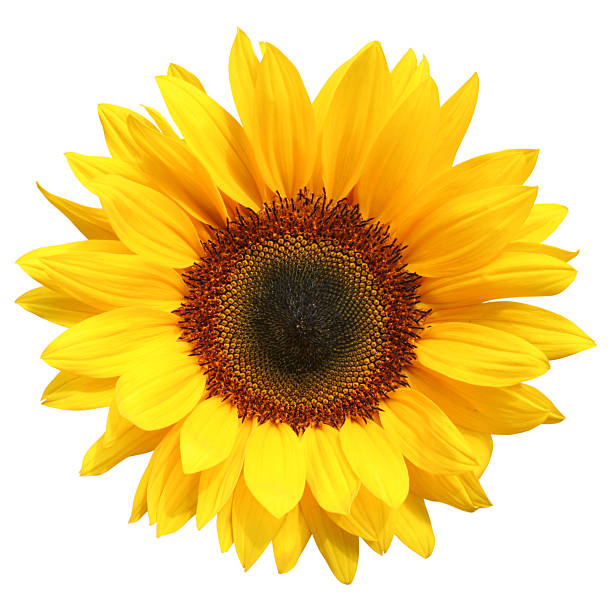
#> input picture opencv/sun.jpg, 612 x 612 px
$ jupyter execute --allow-errors opencv2.ipynb   (shell and % lines are left out)
#> lines starting #> are read from the running program, lines starting #| are printed output that depends on the picture; after the words box and inside, x2 and y2 are one past the last pixel; in counts of white or black regions, pixels touching at a corner belong together
[cell 1]
import numpy as np
import matplotlib.pyplot as plt
import cv2

# Read in the image
image = cv2.imread('sun.jpg')
#> image is the input picture: shape (612, 612, 3); mean B, G, R 123.9, 204.7, 234

# Change color to RGB (from BGR)
image = cv2.cvtColor(image, cv2.COLOR_BGR2RGB)

# Convert the image to grayscale for processing
gray = cv2.cvtColor(image, cv2.COLOR_RGB2GRAY)

plt.imshow(gray, cmap='gray')

[cell 2]
import numpy as np
import matplotlib.pyplot as plt
import cv2


# Read in the image
image = cv2.imread('dog.jpeg')

# Change color to RGB (from BGR)
#> (the rest of this cell did not finish here and is left out)

[cell 3]
# Gaussian Filtering
import cv2
import numpy as np
from matplotlib import pyplot as plt
img = cv2.imread('sun.jpg')

# Change color to RGB (from BGR)
image = cv2.cvtColor(img, cv2.COLOR_BGR2RGB)

# Convert the image to grayscale for processing
gray = cv2.cvtColor(image, cv2.COLOR_RGB2GRAY)

# gray = cv2.cvtColor(image, cv2.COLOR_RGB2GRAY)
blur = cv2.GaussianBlur(gray,(3,3),1) # 3,3 kernel


plt.subplot(121)
plt.imshow(gray, cmap='gray')
plt.title('Original')
plt.xticks([]), plt.yticks([])

plt.subplot(122)
plt.imshow(blur, cmap='gray')
plt.title('Blurred')
plt.xticks([]), plt.yticks([])
plt.show()
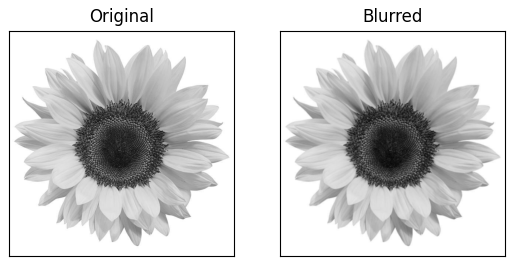
#> figure drawn by matplotlib, 2 panels

[cell 4]
# Gaussian Filtering
import cv2
import numpy as np
from matplotlib import pyplot as plt
img = cv2.imread('download.jpg')
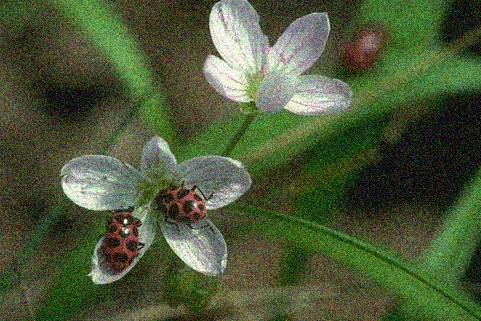
#> input picture opencv/download.jpg, 481 x 321 px
#> img is the input picture: shape (321, 481, 3); mean B, G, R 56.7, 89.2, 76.5

# Change color to RGB (from BGR)
image = cv2.cvtColor(img, cv2.COLOR_BGR2RGB)
#> image: shape (321, 481, 3)

# Convert the image to grayscale for processing
gray = cv2.cvtColor(image, cv2.COLOR_RGB2GRAY)
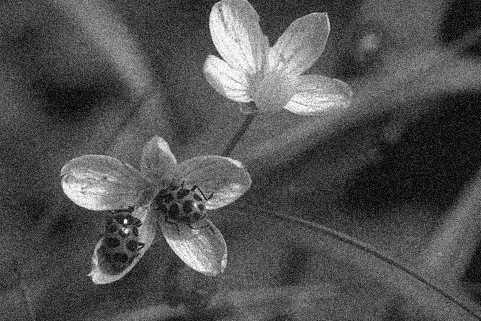
#> gray: shape (321, 481); min 0, max 255, mean 81.7

# gray = cv2.cvtColor(image, cv2.COLOR_RGB2GRAY)
blur = cv2.GaussianBlur(image,(3,3),4) # 3,3 kernel
#> blur: shape (321, 481, 3)


plt.subplot(121)
plt.imshow(image)
plt.title('Original')
plt.xticks([]), plt.yticks([])

plt.subplot(122)
plt.imshow(blur, cmap='gray')
plt.title('Blurred')
plt.xticks([]), plt.yticks([])
plt.show()

#> (a cell that did not finish here is left out)

[cell 6]
# Median Filtering
import cv2
import numpy as np
from matplotlib import pyplot as plt
img = cv2.imread('sun.jpg')
# Change color to RGB (from BGR)
image = cv2.cvtColor(img, cv2.COLOR_BGR2RGB)

# Convert the image to grayscale for processing
gray = cv2.cvtColor(image, cv2.COLOR_RGB2GRAY)

# gray = cv2.cvtColor(image, cv2.COLOR_RGB2GRAY)
# blur = cv2.GaussianBlur(gray,(5,5),0)
median = cv2.medianBlur(gray,11)
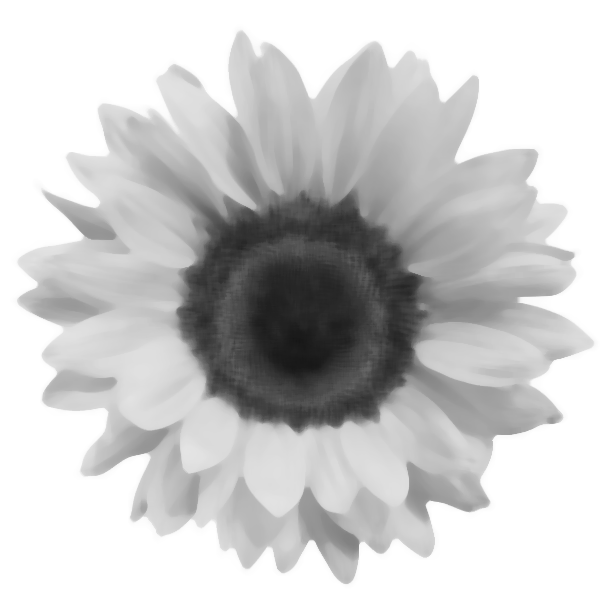
#> median: shape (612, 612); min 22, max 255, mean 204.4

plt.subplot(121)
plt.imshow(gray,cmap='gray')
plt.title('Original')
plt.xticks([]), plt.yticks([])
plt.subplot(122)
plt.imshow(median,cmap='gray')
plt.title('Blurred')
plt.xticks([])
plt.yticks([])
plt.show()

#> (a cell that did not finish here is left out)

[cell 8]
# bilateralFilter
import cv2
import numpy as np
from matplotlib import pyplot as plt
img = cv2.imread('sun.jpg')

image = cv2.cvtColor(img, cv2.COLOR_BGR2RGB)
gray = cv2.cvtColor(image, cv2.COLOR_RGB2GRAY)

blur = cv2.bilateralFilter(gray,5,0,0)

plt.subplot(121)
plt.imshow(gray,cmap='gray')
plt.title('Original')
plt.xticks([]), plt.yticks([])
plt.subplot(122)
plt.imshow(blur,cmap='gray')
plt.title('Blurred')
plt.xticks([]), plt.yticks([])
plt.show()

[cell 9]
# bilateralFilter
import cv2
import numpy as np
from matplotlib import pyplot as plt
img = cv2.imread('download.jpg')

image = cv2.cvtColor(img, cv2.COLOR_BGR2RGB)
gray = cv2.cvtColor(image, cv2.COLOR_RGB2GRAY)

blur = cv2.bilateralFilter(image,5,0,0)# 3 bhaneko kernel 0 bhaneko gray euta bhaneko canny

plt.subplot(121)
plt.imshow(image)
plt.title('Original')
plt.xticks([]), plt.yticks([])
plt.subplot(122)
plt.imshow(blur,cmap='gray')
plt.title('Blurred')
plt.xticks([]), plt.yticks([])
plt.show()

#> (a cell that did not finish here is left out)

[cell 11]
import cv2
import numpy as np
from matplotlib import pyplot as plt
img = cv2.imread('sun.jpg')

image = cv2.cvtColor(img, cv2.COLOR_BGR2RGB)
gray = cv2.cvtColor(image, cv2.COLOR_RGB2GRAY)
sobel_y = 1/4*np.array([[-1,2,-1],
                   [ 0, 1, 0],
                   [ -1, 2, 1]])


# Filter the image using filter2D, which has inputs: (grayscale image, bit-depth, kernel)
filtered_image = cv2.filter2D(gray, -1, sobel_y)# aafai create gareko kernel filter2d ma aafai banako kernel -1 bhaneeko aafai bannako kernel hai bhaneko
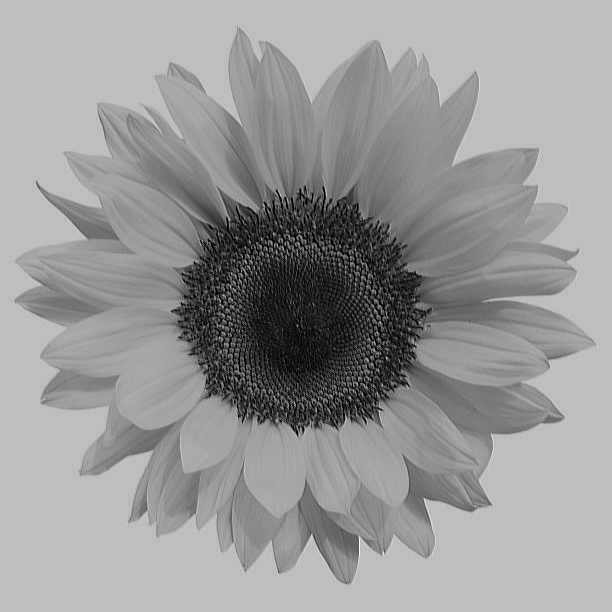
#> filtered_image: shape (612, 612); min 0, max 255, mean 153.1
plt.imshow(filtered_image,cmap='gray')

[cell 12]
import cv2
import numpy as np
from matplotlib import pyplot as plt

img = cv2.imread('sun.jpg',1)
image = cv2.cvtColor(img, cv2.COLOR_BGR2RGB)
gray = cv2.cvtColor(image, cv2.COLOR_RGB2GRAY)
edges = cv2.Canny(img,200,250) # high pass filter  200 dekhi 220 ma jada color gradient intensithy mana
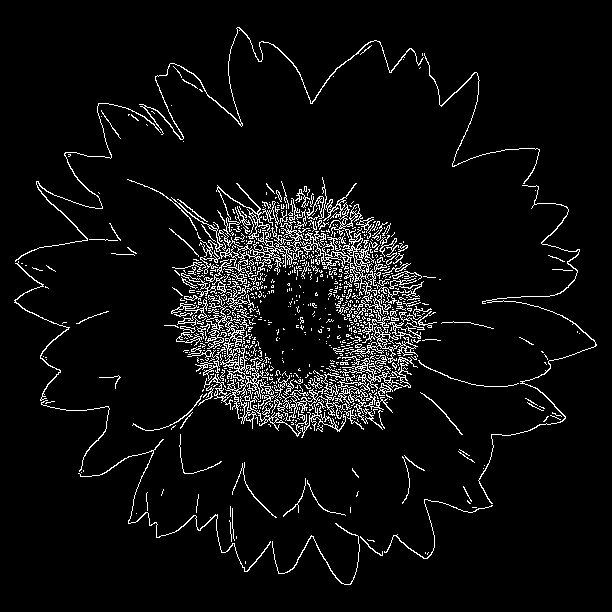
#> edges: shape (612, 612); 5.7% white in thin lines or dots, all inside (x1, y1, x2, y2) = (14, 27, 597, 585)

plt.subplot(121),plt.imshow(img,cmap = 'gray')
plt.title('Original Image'), plt.xticks([]), plt.yticks([])
plt.subplot(122),plt.imshow(edges,cmap = 'gray')
plt.title('Edge Image'), plt.xticks([]), plt.yticks([])
plt.show()
#> figure, not shown here; B, G, R data is drawn as R, G, B

[cell 13]
plt.imshow(edges-1,cmap = 'gray')
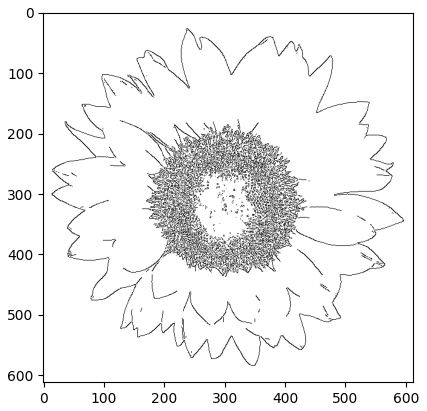
#> figure drawn by matplotlib, 1 panel

[cell 14]
# Creating a Filter, Edge Detection
import matplotlib.pyplot as plt
import matplotlib.image as mpimg
import cv2
import numpy as np
# Reading a image
image = mpimg.imread('sun.jpg')
# plt.imshow(image)
gray = cv2.cvtColor(image, cv2.COLOR_RGB2GRAY)
# plt.imshow(gray, cmap='gray')
# Create a custom kernel
# 3x3 array for edge detection
sobel_y = np.array([[0,0,0],
                   [ 0, -4, 0],
                   [ 1, 2, 1]])


# Filter the image using filter2D, which has inputs: (grayscale image, bit-depth, kernel)
filtered_image = cv2.filter2D(gray, -1, sobel_y)

plt.imshow(filtered_image, cmap='gray')

#> (a cell that did not finish here is left out)

[cell 16]
import numpy as np
import matplotlib.pyplot as plt
import cv2

# %matplotlib inline
image = cv2.imread('sun.jpg')
# Make a copy of the image
# image_copy = np.copy(image)

# Change color to RGB (from BGR)
image_copy = cv2.cvtColor(image, cv2.COLOR_BGR2RGB)
# Convert to grayscale for filtering
gray = cv2.cvtColor(image, cv2.COLOR_RGB2GRAY)
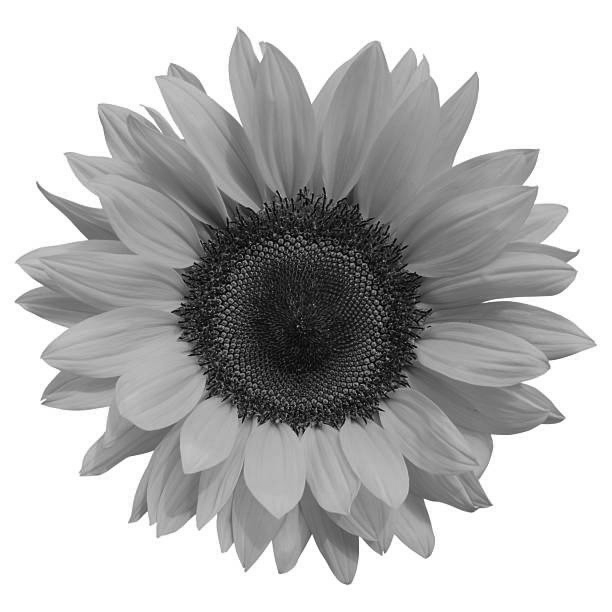
#> gray: shape (612, 612); min 0, max 255, mean 183.8

# Create a Gaussian blurred image
gray_blur = cv2.GaussianBlur(gray, (3, 3), 0)
f, (ax1, ax2) = plt.subplots(1, 2, figsize=(20,10))
print(f)
ax1.set_title('original gray')
ax1.imshow(gray, cmap='gray')
ax2.set_title('blurred image')
ax2.imshow(gray_blur, cmap='gray')

[cell 17]
import numpy as np
import matplotlib.pyplot as plt
import cv2


# Read in the image
image = cv2.imread('dog.jpeg')

# Change color to RGB (from BGR)
#> (the rest of this cell did not finish here and is left out)

[cell 18]
import numpy as np
import matplotlib.pyplot as plt
import cv2


# Read in the image
image = cv2.imread('dog.jpeg')

# Change color to RGB (from BGR)
#> (the rest of this cell did not finish here and is left out)

[cell 19]
import cv2
import numpy as np

image = cv2.imread('aayush.jpg')
#> (the rest of this cell did not finish here and is left out)

[cell 20]
import cv2
import numpy as np
from matplotlib import pyplot as plt

img = cv2.imread('dog.jpeg',0)
# edges = cv2.Canny(img,20,100)
sobel_y = np.array([[-1,-2,-1],
                   [ 0, 0, 0],
                   [ 1, 2, 1]])


# Filter the image using filter2D, which has inputs: (grayscale image, bit-depth, kernel)
filtered_image = cv2.filter2D(gray, -1, sobel_y)
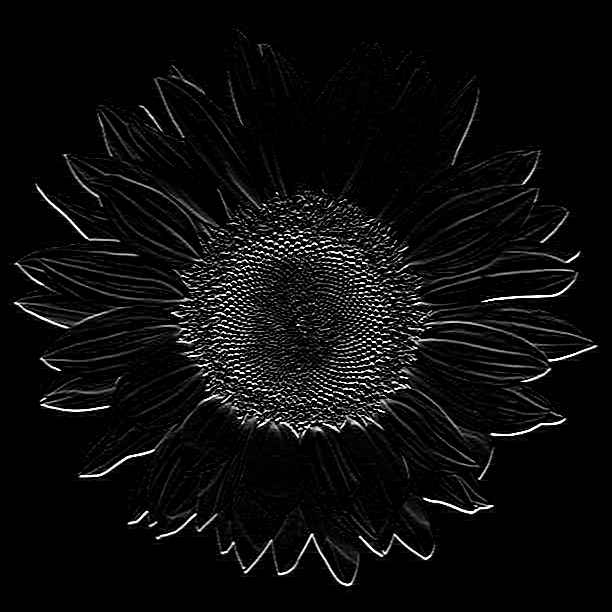
#> filtered_image: shape (612, 612); min 0, max 255, mean 12
#> (the rest of this cell did not finish here and is left out)

[cell 21]
import cv2
from matplotlib import pyplot as plt

img = cv2.imread("multi_faces.jpg")
# Converting BGR to RGB
#> (the rest of this cell did not finish here and is left out)

[cell 22]
median = cv2.medianBlur(gray,5)
blur = cv2.bilateralFilter(gray,5,0,0)
edges = cv2.Canny(img,20,100)

[cell 23]
import cv2
from matplotlib import pyplot as plt

img = cv2.imread("multi_faces.jpg")
# Converting BGR to RGB
#> (the rest of this cell did not finish here and is left out)

[cell 24]
import cv2
from matplotlib import pyplot as plt

img = cv2.imread("multi_faces.jpg")
# Converting BGR to RGB
#> (the rest of this cell did not finish here and is left out)

[cell 25]
import cv2
from matplotlib import pyplot as plt

img = cv2.imread("sun.jpg")
# Converting BGR to RGB
image = cv2.cvtColor(img,cv2.COLOR_BGR2RGB)
# Converting RGB to gray
gray = cv2.cvtColor(image,cv2.COLOR_RGB2GRAY)

edges = cv2.Canny(img,50,255)
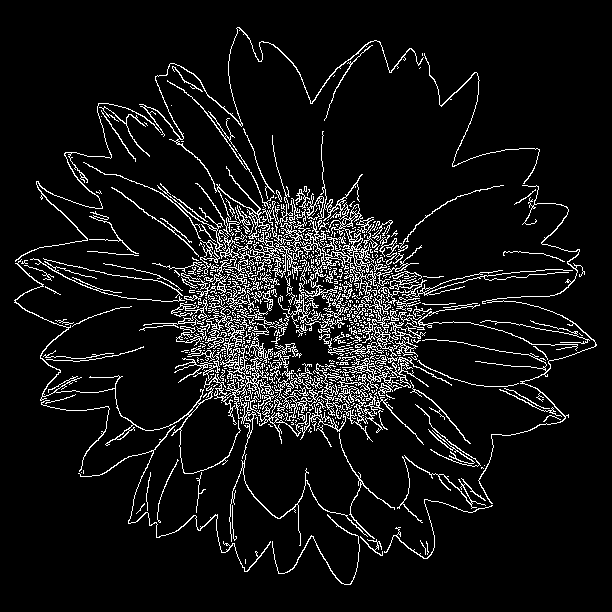
#> edges: shape (612, 612); 7.9% white in thin lines or dots, all inside (x1, y1, x2, y2) = (14, 27, 597, 585)
plt.imshow(edges,cmap = 'gray')
